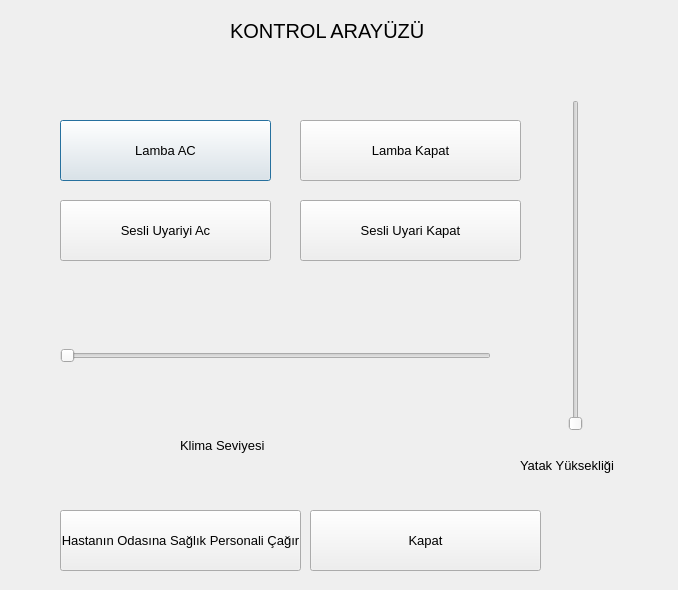
<?xml version="1.0" encoding="UTF-8"?>
<ui version="4.0">
 <class>Dialog</class>
 <widget class="QDialog" name="Dialog">
  <property name="geometry">
   <rect>
    <x>0</x>
    <y>0</y>
    <width>678</width>
    <height>590</height>
   </rect>
  </property>
  <property name="windowTitle">
   <string>Dialog</string>
  </property>
  <widget class="QPushButton" name="pushButton">
   <property name="geometry">
    <rect>
     <x>60</x>
     <y>120</y>
     <width>211</width>
     <height>61</height>
    </rect>
   </property>
   <property name="font">
    <font>
     <pointsize>10</pointsize>
    </font>
   </property>
   <property name="text">
    <string>Lamba AC</string>
   </property>
  </widget>
  <widget class="QPushButton" name="pushButton_2">
   <property name="geometry">
    <rect>
     <x>60</x>
     <y>200</y>
     <width>211</width>
     <height>61</height>
    </rect>
   </property>
   <property name="font">
    <font>
     <pointsize>10</pointsize>
    </font>
   </property>
   <property name="text">
    <string>Sesli Uyariyi Ac</string>
   </property>
  </widget>
  <widget class="QSlider" name="horizontalSlider">
   <property name="geometry">
    <rect>
     <x>60</x>
     <y>300</y>
     <width>431</width>
     <height>111</height>
    </rect>
   </property>
   <property name="maximum">
    <number>10</number>
   </property>
   <property name="orientation">
    <enum>Qt::Horizontal</enum>
   </property>
  </widget>
  <widget class="QPushButton" name="pushButton_3">
   <property name="geometry">
    <rect>
     <x>300</x>
     <y>120</y>
     <width>221</width>
     <height>61</height>
    </rect>
   </property>
   <property name="font">
    <font>
     <pointsize>10</pointsize>
    </font>
   </property>
   <property name="text">
    <string>Lamba Kapat</string>
   </property>
  </widget>
  <widget class="QPushButton" name="pushButton_4">
   <property name="geometry">
    <rect>
     <x>300</x>
     <y>200</y>
     <width>221</width>
     <height>61</height>
    </rect>
   </property>
   <property name="font">
    <font>
     <pointsize>10</pointsize>
    </font>
   </property>
   <property name="text">
    <string>Sesli Uyari Kapat</string>
   </property>
  </widget>
  <widget class="QSlider" name="verticalSlider">
   <property name="geometry">
    <rect>
     <x>540</x>
     <y>100</y>
     <width>71</width>
     <height>331</height>
    </rect>
   </property>
   <property name="maximum">
    <number>10</number>
   </property>
   <property name="singleStep">
    <number>1</number>
   </property>
   <property name="orientation">
    <enum>Qt::Vertical</enum>
   </property>
  </widget>
  <widget class="QLabel" name="label">
   <property name="geometry">
    <rect>
     <x>230</x>
     <y>10</y>
     <width>631</width>
     <height>41</height>
    </rect>
   </property>
   <property name="font">
    <font>
     <pointsize>15</pointsize>
    </font>
   </property>
   <property name="text">
    <string>KONTROL ARAYÜZÜ</string>
   </property>
  </widget>
  <widget class="QLabel" name="label_2">
   <property name="geometry">
    <rect>
     <x>180</x>
     <y>420</y>
     <width>291</width>
     <height>51</height>
    </rect>
   </property>
   <property name="font">
    <font>
     <pointsize>10</pointsize>
    </font>
   </property>
   <property name="text">
    <string>Klima Seviyesi</string>
   </property>
  </widget>
  <widget class="QLabel" name="label_3">
   <property name="geometry">
    <rect>
     <x>520</x>
     <y>440</y>
     <width>241</width>
     <height>51</height>
    </rect>
   </property>
   <property name="font">
    <font>
     <pointsize>10</pointsize>
    </font>
   </property>
   <property name="text">
    <string>Yatak Yüksekliği</string>
   </property>
  </widget>
  <widget class="QPushButton" name="pushButton_5">
   <property name="geometry">
    <rect>
     <x>60</x>
     <y>510</y>
     <width>241</width>
     <height>61</height>
    </rect>
   </property>
   <property name="font">
    <font>
     <pointsize>10</pointsize>
    </font>
   </property>
   <property name="text">
    <string>Hastanın Odasına Sağlık Personali Çağır</string>
   </property>
  </widget>
  <widget class="QPushButton" name="pushButton_6">
   <property name="geometry">
    <rect>
     <x>310</x>
     <y>510</y>
     <width>231</width>
     <height>61</height>
    </rect>
   </property>
   <property name="font">
    <font>
     <pointsize>10</pointsize>
    </font>
   </property>
   <property name="text">
    <string>Kapat</string>
   </property>
  </widget>
 </widget>
 <resources/>
 <connections/>
</ui>
